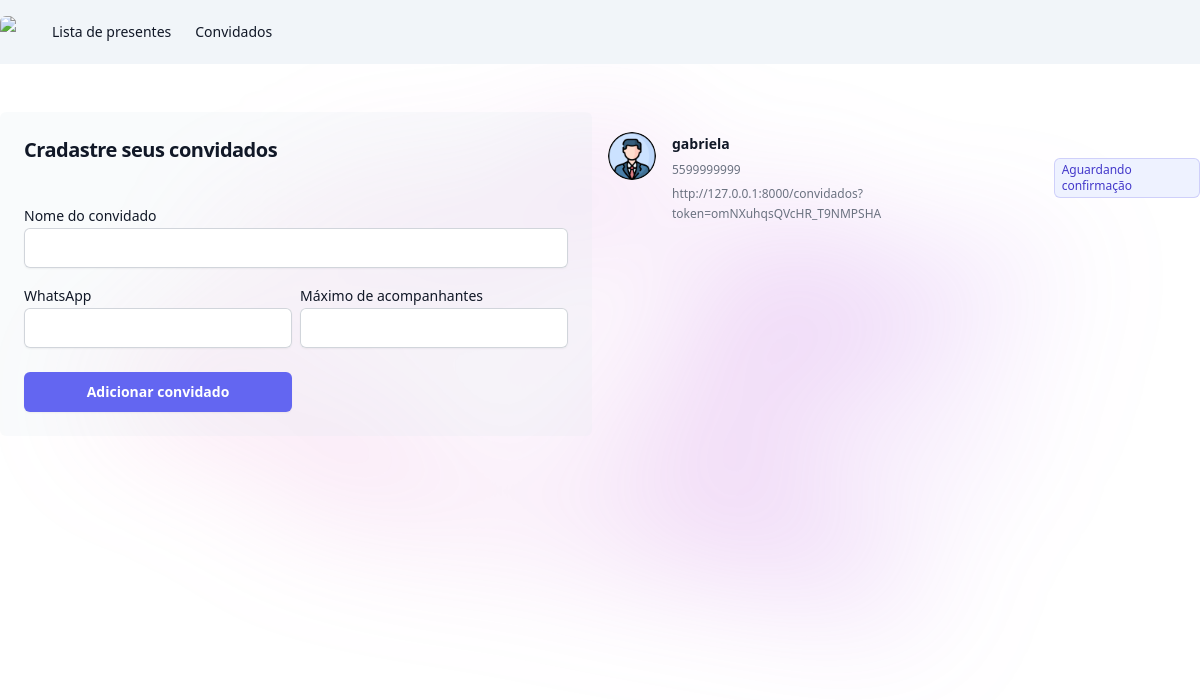
The page /noivos/lista_convidados on the database as committed earlier.
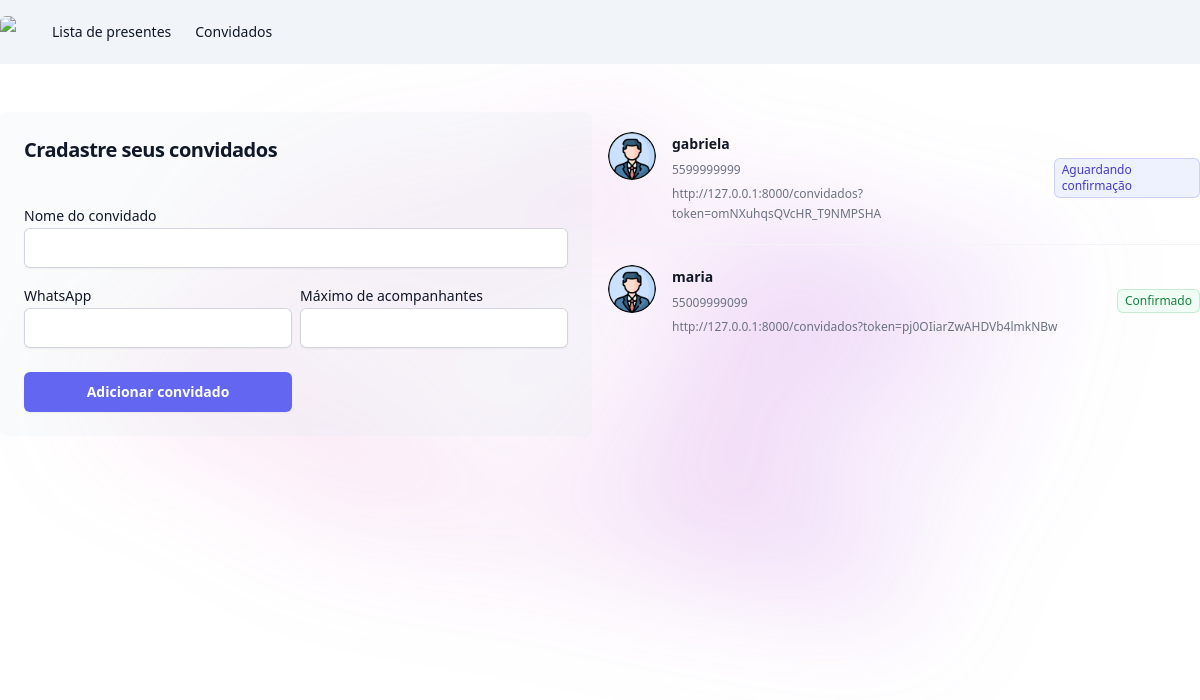
The same page on the database as committed later.
### noivos/models.py (models this page shows, shortened)
class Convidados(models.Model):
    status_choices = (
        ('AC', 'Aguardando confirmação'),
        ('C', 'Confirmado'),
        ('R', 'Recusado')
    )
    nome_convidado = models.CharField(max_length=100)
    whatsapp = models.CharField(max_length=25, null=True, blank=True)
    maximo_acompanhantes = models.PositiveIntegerField(default=0)
    token = models.CharField(max_length=25)
    status = models.CharField(max_length=2, choices=status_choices, default='AC')
    @property
    def link_convite(self):
        return f'http://127.0.0.1:8000/convidados?token={self.token}'

### noivos/views.py (the view, shortened to what this page needs)
# urls.py: path('lista_convidados', views.lista_convidados, name='lista_convidados'),
def lista_convidados(request):
    if request.method == 'GET':
        convidados = Convidados.objects.all()
        return render(request, 'lista_convidados.html', {'convidados': convidados})

### noivos/templates/lista_convidados.html
{% extends "base.html" %}
{% load static %}
{% block 'body' %}
{% include "partials/navbar.html"%}
    <div class="max-w-7xl mx-auto mt-12">
        <div class="grid gap-4 grid-cols-2">
            <div class="bg-slate-200/20 p-6 rounded-md">
              <form action="{% url 'lista_convidados' %}" method="POST">{% csrf_token %}
                <h2 class="text-balance text-xl font-semibold tracking-tight text-gray-900">Cradastre seus convidados</h2>
                <br>
                <label class="mt-4 block text-sm leading-6 text-gray-900">Nome do convidado</label>
                <input type="text" name="nome_convidado" class="block w-full rounded-md border-0 px-3.5 py-2 text-gray-900 shadow-sm ring-1 ring-inset ring-gray-300 placeholder:text-gray-400 focus:ring-2 focus:ring-inset focus:ring-indigo-600 sm:text-sm sm:leading-6">
                <div class="grid grid-cols-2 gap-2">
                    <div>
                        <label class="mt-4 block text-sm leading-6 text-gray-900">WhatsApp</label>
                        <input type="text" name="whatsapp" class="block w-full rounded-md border-0 px-3.5 py-2 text-gray-900 shadow-sm ring-1 ring-inset ring-gray-300 placeholder:text-gray-400 focus:ring-2 focus:ring-inset focus:ring-indigo-600 sm:text-sm sm:leading-6">
                    </div>
                    <div>
                        <label class="mt-4 block text-sm leading-6 text-gray-900">Máximo de acompanhantes</label>
                        <input type="number" name="maximo_acompanhantes" class="block w-full rounded-md border-0 px-3.5 py-2 text-gray-900 shadow-sm ring-1 ring-inset ring-gray-300 placeholder:text-gray-400 focus:ring-2 focus:ring-inset focus:ring-indigo-600 sm:text-sm sm:leading-6">
                    </div>
                    <input type="submit" class="rounded-md mt-4 bg-indigo-500 px-3.5 py-2.5 text-sm font-semibold text-white shadow-sm hover:bg-indigo-400 focus-visible:outline focus-visible:outline-2 focus-visible:outline-offset-2 focus-visible:outline-indigo-400" value="Adicionar convidado">
                </div>
              </form>
            </div>
            <div>
                <ul role="list" class="divide-y divide-gray-100">
                    {% for convidado in convidados %}
                      <li class="flex items-center justify-between gap-x-6 py-5">
                        <div class="flex min-w-0 gap-x-4">
                          <img class="h-12 w-12 flex-none rounded-full bg-gray-50" src="{% static 'noivos/img/default.png' %}" alt="">
                          <div class="min-w-0 flex-auto">
                            <p class="text-sm font-semibold leading-6 text-gray-900">{{convidado.nome_convidado}}</p>
                            <p class="mt-1 truncate text-xs leading-5 text-gray-500">{{convidado.whatsapp}}</p>
                            <p class="mt-1 text-xs leading-5 text-gray-500">{{convidado.link_convite}}</p>
                          </div>
                        </div>
                        <span class="inline-flex items-center rounded-md px-2 py-1 text-xs font-medium ring-1 ring-inset {% if convidado.status == 'AC' %}text-indigo-700 bg-indigo-50 ring-indigo-600/20{% elif convidado.status == 'C'%}text-green-700 bg-green-50 ring-green-600/20{% else %}text-red-700 bg-red-50 ring-red-600/20{% endif %}">{{convidado.get_status_display}}</span>
                      </li>
                    {% endfor %}
                  </ul>
            </div>
        </div>
    </div>
{% endblock %}

Rows that differ between the two databases and show on the page:
added Convidados: nome_convidado "maria", whatsapp "55009999099", link_convite "http://127.0.0.1:8000/convidados?token=pj0OIiarZwAHDVb4lmkNBw", status "Confirmado"
